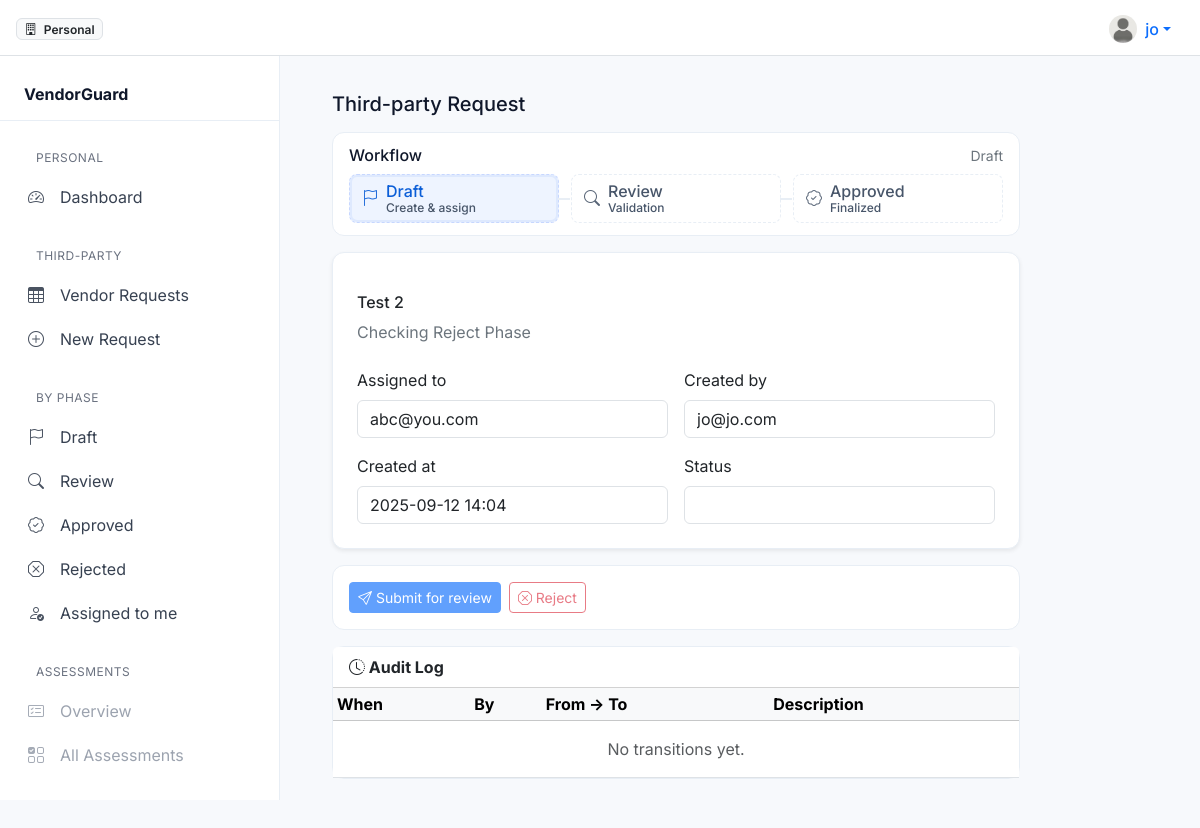
Page /third-party/requests/2/ (signed in) on the committed database.
### third_party/models.py (models this page shows, shortened)
class ThirdPartyRequest(models.Model):
    name = models.CharField(max_length=255)
    description = models.TextField(blank=True)
    state = FSMField(
        default=RequestState.ONBOARDING,
        choices=RequestState.choices,
        protected=True,
        help_text="Lifecycle state controlled by model transitions.",
    )
    assignee = models.ForeignKey(
        settings.AUTH_USER_MODEL,
        null=True,
        on_delete=models.PROTECT,
        related_name="requests_assigned",
        help_text="Only the assignee (or staff) may advance or reject.",
    )
    created_by = models.ForeignKey(
        settings.AUTH_USER_MODEL,
        null=True,
        on_delete=models.SET_NULL,
        related_name="requests_created",
        help_text="Request creator; not necessarily the assignee.",
    )
    reject_reason = models.TextField(blank=True)
    created_at = models.DateTimeField(auto_now_add=True)
    updated_at = models.DateTimeField(auto_now=True)
    @fsm_log_by
    @fsm_log_description(description="Rejected")
    @transition(
        field=state,
        source=[RequestState.ONBOARDING, RequestState.REVIEW],
        target=RequestState.REJECTED,
    )
    def reject(self, *, reason: str, by=None, description=None) -> None:
        """Draft/Review -> Rejected, requires a non-empty reason."""
        if not reason or not reason.strip():
            raise ValueError("Reject reason is required.")
        self.reject_reason = reason.strip()
    STEP_ORDER = [RequestState.ONBOARDING, RequestState.REVIEW, RequestState.APPROVED]
    @property
    def state_index(self) -> int:
        try:
            return self.STEP_ORDER.index(self.state)
        except ValueError:
            return 0
    class Meta:
        ordering = ("-created_at",)

### third_party/views.py (the view)
# urls.py: path("requests/<int:pk>/", views.request_detail, name="request_detail"),
@login_required
def request_detail(request, pk):
    obj = get_object_or_404(ThirdPartyRequest, pk=pk)
    can_trans = _can_transition(request.user, obj)
    logs = StateLog.objects.for_(obj).select_related("by").order_by("-timestamp")
    ctx = {
        "object": obj,
        "can_transition": can_trans,
        "logs": logs,
    }
    return render(request, "third_party/request_detail.html", ctx)

### third_party/views.py (called while the page is built)
def _can_transition(user, obj: ThirdPartyRequest) -> bool:
    return user.is_staff or (obj.assignee_id == user.id)

### third_party/templates/third_party/request_detail.html (shortened to what this page needs)
{% extends 'base_app.html' %}
{% block page_container %}
  <div class="page-narrow-left">
    <div class="d-flex align-items-center justify-content-between mb-3">
      <h1 class="h5 mb-0">Third-party Request</h1>
    </div>
    {% include 'third_party/_workflow_status.html' with object=object %}
    <div class="card mb-3 shadow-sm">
      <div class="card-body p-4">
        <div class="d-flex justify-content-between align-items-start mb-2">
        </div>
        <div class="d-flex justify-content-between align-items-start">
          <h2 class="h6 mb-0">{{ object.name }}</h2>
        </div>
        <p class="mt-2 mb-0 text-secondary">{{ object.description|default:'—' }}</p>
          <div class="row g-3 mt-2">
            <div class="col-sm-6">
              <label class="form-label">Assigned to</label>
              <input type="text" class="form-control" readonly
                    value="{% if object.assignee %}{{ object.assignee.get_full_name|default:object.assignee.email|default:object.assignee.username }}{% else %}Unassigned{% endif %}">
            </div>
            <div class="col-sm-6">
              <label class="form-label">Created by</label>
              <input type="text" class="form-control" readonly
                    value="{% if object.created_by %}{{ object.created_by.get_full_name|default:object.created_by.email|default:object.created_by.username }}{% else %}—{% endif %}">
            </div>
            <div class="col-sm-6">
              <label class="form-label">Created at</label>
              <input type="text" class="form-control" readonly value="{{ object.created_at|date:'Y-m-d H:i' }}">
            </div>
            <div class="col-sm-6">
              <label class="form-label">Status</label>
              <input type="text" class="form-control" readonly value="{{ object.get_state_display }}">
            </div>
          </div>
      </div>
    </div>
    <div class="card mb-3">
      <div class="card-body d-flex flex-wrap gap-2">
        {% if object.state == "ONBOARDING" %}
          <form method="post" action="{% url 'third_party:request_submit' object.pk %}">
            <button class="btn btn-primary btn-sm"
                    {% if not can_transition %}disabled data-bs-toggle="tooltip" data-bs-title="Only the assignee or staff can transition."{% endif %}>
              <i class="bi bi-send"></i> Submit for review
            </button>
          </form>
          <button class="btn btn-outline-danger btn-sm"
                  data-bs-toggle="modal" data-bs-target="#rejectModal"
                  {% if not can_transition %}disabled data-bs-toggle="tooltip" data-bs-title="Only the assignee or staff can transition."{% endif %}>
            <i class="bi bi-x-octagon"></i> Reject
          </button>
        {% elif object.state == "APPROVED" %}
          <span class="text-success"><i class="bi bi-check2-circle"></i> Approved — no further actions</span>
        {% elif object.state == "REJECTED" %}
          <span class="text-danger"><i class="bi bi-x-octagon-fill"></i> Rejected</span>
        {% endif %}
      </div>
    </div>
    <div class="card">
      <div class="card-header bg-white">
        <strong><i class="bi bi-clock-history"></i> Audit Log</strong>
      </div>
      <div class="card-body p-0">
        <div class="table-responsive">
          <table class="table table-sm mb-0 align-middle">
            <thead class="table-light">
              <tr>
                <th>When</th>
                <th>By</th>
                <th>From → To</th>
                <th>Description</th>
              </tr>
            </thead>
            <tbody>
              {% for log in logs %}
                <tr>
                  <td class="text-nowrap">{{ log.timestamp|date:"Y-m-d H:i" }}</td>
                  <td>
                    {% if log.by %}
                      {{ log.by.get_full_name|default:log.by.email|default:log.by.username }}
                    {% else %}
                      <span class="text-body-secondary">—</span>
                    {% endif %}
                  </td>
                  <td>
                    <span class="badge text-bg-light border-soft">{{ log.source_state|default:"—" }}</span>
                    <i class="bi bi-arrow-right-short"></i>
                    <span class="badge text-bg-light border-soft">{{ log.state|default:"—" }}</span>
                  </td>
                  <td>{{ log.description|default:"—" }}</td>
                </tr>
              {% empty %}
                <tr>
                  <td colspan="4" class="text-center text-body-secondary py-3">No transitions yet.</td>
                </tr>
              {% endfor %}
            </tbody>
          </table>
        </div>
      </div>
    </div>
  </div>
{% endblock %}

### templates/includes/_topbar_app.html (shortened to what this page needs)
{% load static %}
<nav class="app-topbar navbar bg-white sticky-top border-bottom">
  <div class="container-fluid px-3">
    <div class="d-flex align-items-center gap-2">
      <span class="badge bg-light text-dark border">
        <i class="bi bi-building me-1"></i>
        {{ request.user.profile.org_name|default:'Personal' }}
      </span>
    </div>
    <div class="d-flex align-items-center gap-2">
      <div class="dropdown">
        <button class="btn btn-link text-decoration-none dropdown-toggle d-flex align-items-center" data-bs-toggle="dropdown" aria-expanded="false">
          <img src="{% static 'img/avatar.png' %}" width="28" height="28" class="rounded-circle me-2" alt="" />
          <span class="fw-medium">{{ request.user.get_short_name|default:request.user.username }}</span>
        </button>
      </div>
    </div>
  </div>
</nav>

### static/css/brand.css (style rules this page uses)
:root { --vg-brand: #2563eb; --vg-brand-600:#1e4fd6; --vg-ink:#0f172a; --vg-ink-2:#475569; --vg-surface:#ffffff; --vg-app:#f7f9fc; --vg-border:#e8eef5; }
html,body { height:100%; }
body { background:var(--vg-app); color:var(--vg-ink); font-family:Inter,system-ui,-apple-system,Segoe UI,Roboto,Helvetica,Arial,sans-serif; }
.btn-primary { background-color:var(--vg-brand); border-color:var(--vg-brand); }
.card { background:var(--vg-surface); border:1px solid var(--vg-border); }
.app-topbar { height:56px; }
.app-topbar .badge { font-weight:600; }
.card { border-radius: .75rem; }
.page-narrow-left { max-width: 720px; padding: 1rem; margin-left: 0; }
.page-narrow-left .card { margin-top: 1rem; }
.page-narrow-left h1 { margin-bottom: 1rem; }

### rows in the picture
ThirdPartyRequest: name "Test 2", description "Checking Reject Phase", assignee.get_full_name "abc@you.com", created_by.get_full_name "jo@jo.com", created_at "2025-09-12 14:04"

### other values in the picture
{{ request.user.profile.org_name|default:'Personal' }} "Personal"
{{ request.user.get_short_name|default:request.user.username }} "jo"
